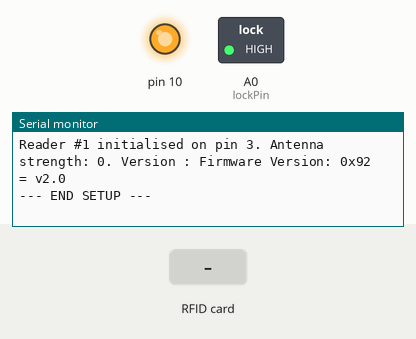
Simulated run of this sketch. Board: Arduino Uno, built with avr-gcc and run on an emulated ATmega328P. On the bench: switched loads named in the sketch (green lamp = pin HIGH), output pins drawn as LEDs (lit = HIGH), the last lines printed to the serial monitor. Inputs (shaded band) come from the test bench.

Above: at 1.5 s.
1.6 s: RFID card C7 6F F2 EB held to the reader
At 2.9 s:
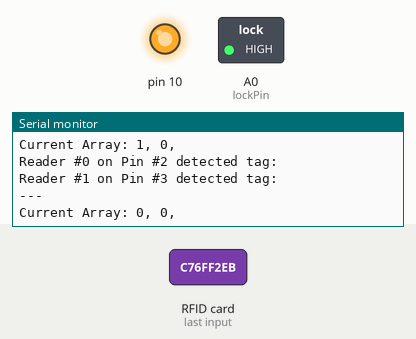
3.2 s: RFID card C7 39 F3 EB held to the reader
At 3.45 s:
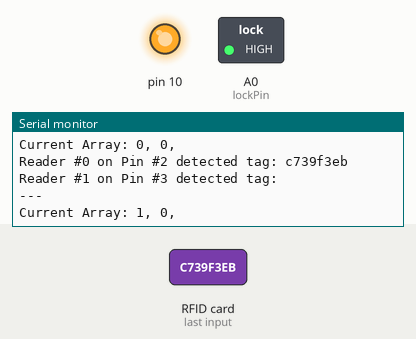
4.7 s: RFID card 47 6E F2 EB held to the reader
At 5.02 s:
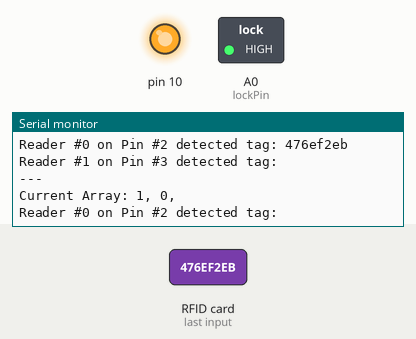

The sketch:

DallasGalleryRFID.ino
```cpp
/**
* "Object Placement" Puzzle
*
* This puzzle requires the player to place one or more items in the
* correct location, at which point an RFID tag embedded in the object
* is detected by a sensor.
* When all sensors read the tag of the correct object, the puzzle is solved.
*
* Demonstrates:
* - SPI interface shared between several devices
* - RFID library
*/

// DEFINES
// Provides debugging information over serial connection if defined
#define DEBUG

// LIBRARIES
// Standard SPI library comes bundled with the Arduino IDE
#include <SPI.h>
// Download and install from https://github.com/miguelbalboa/rfid
#include <MFRC522.h>

// CONSTANTS
// The number of RFID readers
const byte numReaders = 2;
// Each reader has a unique Slave Select pin
const byte ssPins[] = {2, 3};
// They'll share the same reset pin
const byte resetPin = 9;
// This pin will be driven LOW to release a lock when puzzle is solved
const byte lockPin = A0;
// The sequence of NFC tag IDs required to solve the puzzle
//const String correctIDs[] = {"a76ef2eb", "b738f3eb", "1739f3eb", "474ff1eb", "476ef2eb"};
//NFC differentiator
const int correctIDs[] = {1, 2};


int sequenceID[numReaders] = {0,0};

// GLOBALS
// Initialise an array of MFRC522 instances representing each reader
MFRC522 mfrc522[numReaders];
// The tag IDs currently detected by each reader
String currentIDs[numReaders];


/**
 * Initialisation
 */
void setup() {

  // Initialise serial communications channel with the PC
  Serial.begin(9600);
  Serial.println(F("Serial communication started"));

  // Set the lock pin as output and secure the lock
  pinMode(lockPin, OUTPUT);
  digitalWrite(lockPin, HIGH);

  // Initialise the SPI bus
  SPI.begin();

  for (uint8_t i=0; i<numReaders; i++) {

    // Initialise the reader
    // Note that SPI pins on the reader must always be connected to certain
    // Arduino pins (on an Uno, MOSI=> pin11, MISO=> pin12, SCK=>pin13)
    // The Slave Select (SS) pin and reset pin can be assigned to any pin
    mfrc522[i].PCD_Init(ssPins[i], resetPin);

    // Set the gain to max - not sure this makes any difference...
    // mfrc522[i].PCD_SetAntennaGain(MFRC522::PCD_RxGain::RxGain_max);

    #ifdef DEBUG
    // Dump some debug information to the serial monitor
    Serial.print(F("Reader #"));
    Serial.print(i);
    Serial.print(F(" initialised on pin "));
    Serial.print(String(ssPins[i]));
    Serial.print(F(". Antenna strength: "));
    Serial.print(mfrc522[i].PCD_GetAntennaGain());
    Serial.print(F(". Version : "));
    mfrc522[i].PCD_DumpVersionToSerial();

    // Slight delay before activating next reader
    delay(100);
    #endif
  }

  #ifdef DEBUG
  Serial.println(F("--- END SETUP ---"));
  #endif
}

/**
 * Main loop
 */
void loop() {

  // Assume that the puzzle has been solved
  boolean puzzleSolved = false;

  // Assume that the tags have not changed since last reading
  boolean changedValue = false;

  //set sequence array to 0
 // int sequenceID[numReaders] = {0,0};

  // Loop through each reader
  for (uint8_t i=0; i<numReaders; i++) {

    // Initialise the sensor
    mfrc522[i].PCD_Init();

  }
    // String to hold the ID detected by each sensor
    String readRFID0 = "";
    String readRFID1 = "";
    String readRFID2 = "";
    String readRFID3 = "";
    String readRFID4 = "";

    // If the sensor detects a tag and is able to read it
    if(mfrc522[0].PICC_IsNewCardPresent() && mfrc522[0].PICC_ReadCardSerial()) {
      // Extract the ID from the tag
      readRFID0 = dump_byte_array(mfrc522[0].uid.uidByte, mfrc522[0].uid.size);
    }

    // If the current reading is different from the last known reading
    if(readRFID0 != currentIDs[0]){
      // Set the flag to show that the puzzle state has changed
      changedValue = true;
      // Update the stored value for this sensor
      currentIDs[0] = readRFID0;
      if (currentIDs[0] == "c76ff2eb" || currentIDs[0] == "c739f3eb" || currentIDs[0] == "476ef2eb" || currentIDs[0] == "474ff1eb" || currentIDs[0] == "076df2eb;") {
        sequenceID[0] = 1;
      }
      else {
        sequenceID[0] = 0;
      }
    }

    // If the sensor detects a tag and is able to read it
    if(mfrc522[1].PICC_IsNewCardPresent() && mfrc522[1].PICC_ReadCardSerial()) {
      // Extract the ID from the tag
      readRFID1 = dump_byte_array(mfrc522[1].uid.uidByte, mfrc522[1].uid.size);
    }

    // If the current reading is different from the last known reading
    if(readRFID1 != currentIDs[1]){
      // Set the flag to show that the puzzle state has changed
      changedValue = true;
      // Update the stored value for this sensor
      currentIDs[1] = readRFID1;
      if (currentIDs[1] == "276ef2eb" || currentIDs[1] == "776ff2eb" || currentIDs[1] == "f76cf2eb") {
        sequenceID[1] = 2;
      }
      else {
        sequenceID[1] = 0;
      }
    }

    if(sequenceID[numReaders] = correctIDs[numReaders]) {
      puzzleSolved = true;
    }

    // Halt PICC
    mfrc522[0].PICC_HaltA();
    // Stop encryption on PCD
    mfrc522[0].PCD_StopCrypto1();

    // Halt PICC
    mfrc522[1].PICC_HaltA();
    // Stop encryption on PCD
    mfrc522[1].PCD_StopCrypto1();

  #ifdef DEBUG
  // If the changedValue flag has been set, at least one sensor has changed
  if(changedValue){
    // Dump to serial the current state of all sensors
    for (uint8_t i=0; i<numReaders; i++) {
      Serial.print(F("Reader #"));
      Serial.print(String(i));
      Serial.print(F(" on Pin #"));
      Serial.print(String((ssPins[i])));
      Serial.print(F(" detected tag: "));
      Serial.println(currentIDs[i]);
    }
    Serial.println(F("---"));
    Serial.print("Current Array: ");
    for (uint8_t i=0; i<numReaders; i++) {
      Serial.print(sequenceID[i]);
      Serial.print(", ");
    }
    Serial.println("");
  }
  #endif

  // If the puzzleSolved flag is set, all sensors detected the correct ID
  if(puzzleSolved){
    onSolve();
  }

  // Add a short delay before next polling sensors
  //delay(100);
}

/**
 * Called when correct puzzle solution has been entered
 */
void onSolve(){

  #ifdef DEBUG
  // Print debugging message
  Serial.println(F("Puzzle Solved!"));
  #endif

  // Release the lock
  digitalWrite(lockPin, LOW);

  while(true) {
    delay(1000);
  }

}

/**
 * Helper function to return a string ID from byte array
 */
String dump_byte_array(byte *buffer, byte bufferSize) {
  String read_rfid = "";
  for (byte i=0; i<bufferSize; i++) {
    read_rfid = read_rfid + String(buffer[i], HEX);
  }
  return read_rfid;
}
```

Measured:
- after the input at 1.6 s, the serial monitor: prints a new line after 0.09 s (image 1)
- after the input at 3.2 s, the serial monitor: prints a new line after 0.06 s (image 2)
- after the input at 4.7 s, the serial monitor: prints a new line after 0.12 s (image 3)
